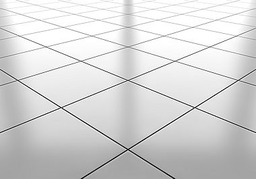
#> input picture floor.bmp, 256 x 179 px, shrunk from 380 x 265 before the run, found by its file name
$ jupyter execute ImageProcessing.ipynb
#> lines starting #> are read from the running program, lines starting #| are printed output that depends on the picture; after the words box and inside, x2 and y2 are one past the last pixel; in counts of white or black regions, pixels touching at a corner belong together
# Программная обработка изображений

## Зависимости

Для работы нам потребуются несколько библиотек

Для установки [Python](https://www.python.org/downloads/) перейдите по ссылке.

Далее для установки всех пакетов, выполните:

```pip install jupyter jupyterlab ipycanvas ipywidgets numpy pillow matplotlib```

Для включения канваса в блокнотах, последовательно выполните:

```sudo jupyter labextension install ipycanvas```

## Сама программа

Сначала подключим нужные библиотеки:

[cell 1]
import typing # Статическая типизация
import IPython.display # Вывод изображений сюда

import numpy as np # Обработка массивов
from PIL import Image # Загрузка изображений с диска, преобразование массива в картинку
import math # Простые математические операторы

## Подготовка ресурсов

Сейчас нам нужно считать картинку с диска и записать ее в виде двумерного массива, для последующей обработки. Для этого мы воспользуемся библиотеками ```Pillow``` и ```numpy```, которые подключили ранее

[cell 2]
image = Image.open("floor.bmp") # Считываем картинку в переменную
#> image is the input picture: PIL image 256x179 RGB; min 0, max 255, mean 212.8

data: np.ndarray = np.array(image) # Преобразовываем картинку в двумерный массив с тройками чисел, обозначающими цвета

Создадим функцию, которая будет выводить массив как картинку сюда. Это нужно для сокращения количества кода. Также сразу ее запустим, чтобы убедиться, что она работает.

[cell 3]
def display_image(array: np.ndarray, format="png"):
    """Показать картинку"""
    IPython.display.display(Image.fromarray(array.astype(np.uint8)))

display_image(data) # Выводим картинку:

## Преобразование в черно-белое
### Теория цветов

Для представления картнки на компьютере используються ***светодиоды 3 цветов: красного, зеленого и синего***.

> Пиксел - совокупность светодиодов трех цветов

С помощью зажигания светодиодов монитора соответствующих цветов с различной интенсивностью можно выразить множество цветов. В нашем конкретном случае *диапазон цветов будет от 0 до 255*, а значит, у нас будет *примерно 16 миллионов цветов*.

Компьютеру будет очень сложно обсчитывать такой объем данных, потому мы превратим нашу картинку в черно-белую.

Представим, что $R$ - количество красного цвета пикселя, $G$ - количество зеленого цвета пикселя, $B$ - количество синего цвета пикселя.
Тогда яркость пикселя в черно-белом диапазоне будет равна $W$, которую можно найти по формуле:

(1) $W = \frac{R + G + B}{3}$
или
(2) $W = c_1 * R + c_2 * G + c_3 * B$, где $c_1, c_2, c_3$ - некоторые коэфиценты

### Практика

Реализуем функцию, которая будет обрабатывать все пиксели массива ```array``` используя функцию ```func```.

[cell 4]
def apply_to(array: np.ndarray, func) -> np.ndarray:
    """Применить функцию ко всем элементам массива"""
    vect_func = np.vectorize(func)
    return vect_func(array)

def apply_to_array(array: np.ndarray, func, dimension=-1) -> np.ndarray:
    """Применить функцию с массиву с ```dimension``` измерений"""
#> called with dimension = -1
    return np.apply_along_axis(func, dimension, array)
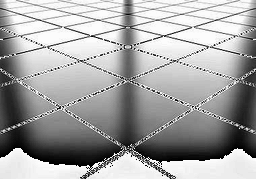
#> returned value: shape (179, 256) int64; min 0, max 85, mean 54.4; drawn with min black and max white

def display_wb_image(array: np.ndarray) -> np.ndarray:
    """Отобразить двумерный массив чисел как картинку"""
    new_image = apply_to_array(array, lambda x: np.array(list(map(lambda y: [y] * 3, x))))
    display_image(new_image)
#> call 2 of display_image, with format = 'png'
#> in display_image (call 2), `IPython.display.display(Image.fromarray(array.astype(np.uint8)))`:
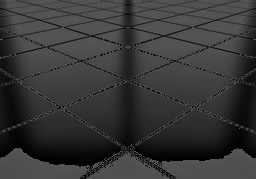
#> shown: PIL image 256x179 RGB; min 0, max 85, mean 54.4

Я написал 2 варианта функции, одна оптимизирована и мы ее будем использовать, как только преобразуем данные из RGB в черно - белые.

Теперь преобразуем все пиксели в черно-белые.

### Протестируем оба способа
#### Первый способ

[cell 5]
wb_1: np.ndarray = apply_to_array(data, lambda x: int((x[0] + x[1] + x[2]) / 3))
"""Черно-белое изображение, полученное средним значением цветов из каналов"""

# Выводим изображение
display_wb_image(wb_1)

#### Второй способ

- Коэфициенты: $c_1 = 0,2126$, $c_2 = 0.7152$, $c_3 = 0.0722$

[cell 6]
c1_1 = 0.2126
c2_1 = 0.7152
c3_1 = 0.0722

wb_2_1: np.ndarray = apply_to_array(data, lambda x: int(c1_1 * x[0] + c2_1 * x[1] + c3_1 * x[2]))
"""Ч/Б изображение, полученное с помощью умножения каналов на константы ```cn_1```"""

# Выводим изображение
display_wb_image(wb_2_1)

- Коэфициенты: $c_1 = 0,299$, $c_2 = 0,587$, $c_3 = 0,114$

[cell 7]
c1_2 = 0.299
c2_2 = 0.587
c3_2 = 0.114

wb_2_2: np.ndarray = apply_to_array(data, lambda x: int(c1_2 * x[0] + c2_2 * x[1] + c3_2 * x[2]))
"""Ч/Б изображение, полученное с помощью умножения каналов на константы ```cn_2```"""

# Выводим картинку
display_wb_image(wb_2_2)

Как можно заметить, хоть вторая формула получения черно-белого изображения *сложнее*, но результат получается *лучше*.

Мне нравится первая картинка второго пункта, ее и будем использовать дальше

[cell 8]
data_wb: np.ndarray = wb_2_1
"""Итоговая картинка черно-белого изображения"""

## Очистка от щумов

### Теория фильтров

Для того, чтобы на картинке отсутствовали артефакты и шумы, нужно эту картинку отфильтровать.

> Фильтр (от лат. filtrum — «войлок») — устройства, созданные для отделения чего-то от чего-то. Механизмы выделяющие (или удаляющие) из исходного объекта некоторую часть с заданными свойствами.

Мы будем фильтровать шумы следующим способом:

1. Обозначим пиксель в позиции $x, y$, как $I_{xy}$
2. Для всех окружающих его пикскелей в радиусе $R$ считаем:
    - Сумму: ($S$) прилежащих пикселей в квадрате состороной $R$, а затем:
    - *Либо* среднее значение $\frac{S}{R^2}$
    - *Либо* медианное значение $n$, при котором выполено условие $|\{x < n | x \in S\}| = |\{x > n | x \in S\}|$
3. На место этого пикселя ставим полученное значение

### Приминение теории

Реализуем функцию, которая будет брать матрицу нужного нам размера $R$ из катринки

[cell 9]
def get_subdata(data: np.ndarray, x: int, y: int, R: int) -> np.ndarray:
    """Взятие квадрата с данными по координатам ```x, y``` со стороной ```R```"""

    # "Радиус" квадрата
    half_R = R // 2

    # Срез по +-радиус квадрата <=> квадрат со стороной R
    return data[(x - half_R):(x + half_R + 1), (y - half_R):(y + half_R + 1)]

#### Фильтрование по среднему

Напишем функцию, которая будет фильтровать массив ```data``` по нашей формуле при $R$ = ```R```

[cell 10]
def filter_data(data: np.ndarray, R: int, func) -> np.ndarray:
    """Линейно фильтруем данные ```data```, \
    размер промежуточной матрицы - ```R```, \
    с помощью пользовательской функции ```func```"""
#> called with R = 10

    R = R - R % 2 + 1 # Теперь у нас R будет строго нечетным (середина + 2 половинки)
    half_R = R // 2 # Половинка

    # Заполняем края нулями
    data_0 = np.pad(data, pad_width=half_R, mode="constant", constant_values=0)
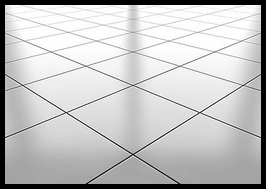
#> data_0: shape (189, 266) int64; min 0, max 254, mean 193.7

    # Применяем функцию -> Преобразуем в список -> Преобразуем в np.ndarray
    filtered_array: np.ndarray = np.array(list(map( # Преобразования типов
        lambda info: # Функция, обрабатывающая данный
            int(func(get_subdata(data_0, # Приминяем пользовательскую функцию к данным
                    info[0][0] + half_R, # X
                    info[0][1] + half_R, R))), # Y, R
        np.ndenumerate( # Составляем массив индекс-значение
            data_0
                [half_R:-half_R,
                half_R:-half_R]))))

    # Получаем размеры изображения
    size = data.shape[0], data.shape[1]
#> size = (179, 256)

     # Преобразуем изображение в известный нам размер
    filtered_data = np.reshape(filtered_array, size)

    return filtered_data

[cell 11]
filter_mean = filter_data(data_wb, 10, lambda x: x.mean())
"""Изображение, фильтрованное от шумов по среднему"""

# Отображаем картинку
display_wb_image(filter_mean)

#### Фильтрование по медиане

[cell 12]
filter_median: np.ndarray = filter_data(data_wb, 8, lambda x: np.median(x))
"""Изображение, фильтрованное от шумов по медиане"""

# Выводим изображение
display_wb_image(filter_median)

### Вывод

Можно заметить, что при исользовании среднего значения качество ухучшается гораздо быстрее, а потому мы будем использовать медианный фильтр со значением $R = 3$

[cell 13]
data_fitered: np.ndarray = filter_data(data_wb, 3, lambda x: np.median(x))
#> call 3 of filter_data, with R = 3
#> in filter_data (call 3), `data_0 = np.pad(data, pad_width=half_R, mode="constant", constant_valu..`:
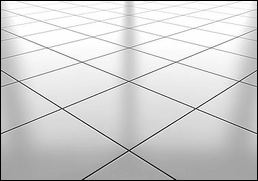
#> data_0: shape (181, 258) int64; min 0, max 254, mean 208.5
#> in filter_data (call 3), `filtered_data = np.reshape(filtered_array, size)`:
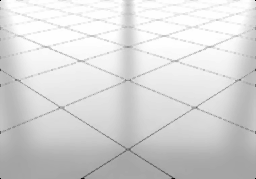
#> filtered_data: shape (179, 256) int64; min 0, max 254, mean 214.4
"""Итоговое фильтрованное изображение"""

## Преобразование в 0 и 1

### Теория нормирования

Нам нужно преобразовать картинки их *8-битного* двоичного числа (значения - $\{0, 1, \dots, 2^8 - 1\} = \{0, 1, \dots, 255\}$) в *1-битное* (значения - $\{0,\dots, 2^1 - 1\} = \{0, 1\}$).

Если бы у нас хранились *не целые числа, а дробные*, по надо бы было просто разделить значения всех пикселей на максимальное значение (255 в нашем случае), но **мы используем целые числа, а потому нам нужно выполнить другое преобразование**.

Для такого преобразования нужно выбрать число $c$ (некое среднее значение) и выполнить такую функцию:

$f(x) = 0, x <= c$

То есть, если значение пикселя ***меньше или равно*** $c$, то ставить 0

и

$f(x) = 1, x > c$

Если значение пикселя ***больше*** $c$, то ставить 1

#### Выбор среднего значения

Только как нам выбрать $c$, чтобы все выглядело нормально? Для этого есть два способа:

1. Выбрать медианное значение
2. Выбрать среднее значение

Мы попробуем оба способа.

Выбрать среднее значение можно 2 способами:

1. (быстрый) Просто предположить, что среднее всех пикселей примерно *равно среднему из максимального возможного значения и минимального возможного значения*
2. Считать *среднее по всем значениям пикселей*

Для выбора *медианного значения* существует только *1 способ*.

### Приминение теории

Создадим функцию-аналог нашей фунции $f$, но она будет работать по всем числам, представляющим значения сразу.

[cell 14]
def normalize(data: np.ndarray, c: int) -> np.ndarray:
    """Преобразование черно-белого изображения из 8битового в 1битное"""

    # Функция сверения с порогом ```с```
    f = lambda x: 0 if x <= c else 1

    # Попиесельное применение к ```data```
    return apply_to(data.astype(np.uint0), f)
#> in apply_to, `return vect_func(array)`:
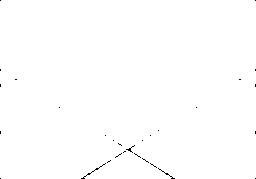
#> returned value: shape (179, 256) int64; values 0 (black) and 1 (white), 99.7% white; black in thin lines or dots

Напишем также функцию, которая будет выводить картинку в новом, однобитном формате на экран

[cell 15]
def display_u1_data(data: np.ndarray):
    """Орображение 1битового изображения"""
    display_wb_image(data * 255) # 0 * 255 -> 0; 1 * 255 -> 255
#> in apply_to_array (call 9), `return np.apply_along_axis(func, dimension, array)`: returned value: shape (179, 256, 3) int64; 99.7% white; black in thin lines or dots
#> in display_wb_image (call 6), `new_image = apply_to_array(array, lambda x: np.array(list(map(lambda y..`: array: shape (179, 256) int64; 99.7% white; black in thin lines or dots

#### Среднее значение

[cell 16]
norm_1 = normalize(data_fitered, 128) # 128 = 0 + 256 / 2
"""1битное изображение, по среднему"""

# Отображаем результат
display_u1_data(norm_1)

#### Медианное значение

[cell 17]
norm_2 = normalize(data_fitered, np.median(data_fitered))
#> in apply_to (call 2), `return vect_func(array)`:
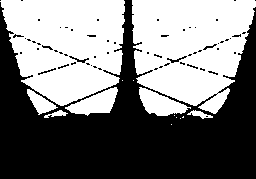
#> returned value: shape (179, 256) int64; values 0 (black) and 1 (white), 49.2% white; 14 white regions (7 under 20 px), largest, box (x1, y1, x2, y2) and area: (132, 0, 256, 114) 10396, (0, 0, 125, 106) 10024, (139, 87, 191, 116) 800
"""1битное изображение, полученное по медиане"""

# Выводим картинку
display_u1_data(norm_2)
#> call 4 of filter_data, with R = 3
#> in filter_data (call 4), `data_0 = np.pad(data, pad_width=half_R, mode="constant", constant_valu..`:
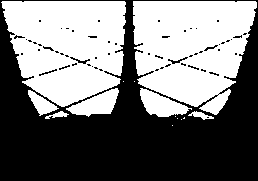
#> data_0: shape (181, 258) int64; values 0 (black) and 1 (white), 48.3% white; 14 white regions (7 under 20 px), largest, box (x1, y1, x2, y2) and area: (133, 1, 257, 115) 10396, (1, 1, 126, 107) 10024, (140, 88, 192, 117) 800

### Вывод

Нормирование по медиане оставляет лучший результат, чем среднее, так что будем использовать его

[cell 18]
data_normed: np.ndarray = norm_2
"""Итоговое изображение после нормализации"""

## Выделение границ

### Теория. Фильтр Собеля

> Оператор Собеля — дискретный дифференциальный оператор, вычисляющий приближённое значение градиента яркости изображения.

Вот способ его работы:

Исходные данные:

изображение $A^{N⋅M}$
Вычисляемые данные:

матрица аппроксимации модуля градиента $G^{N⋅M}$
матрица аппроксимации направления градиента $Θ^{N⋅M}$
Это матрицы такого же размера, как исходное изображение, так как параметры градиента вычисляются для каждого пикселя изображения.

Промежуточные горизонтальные и вертикальные производные вычисляются с помощью следующих двумерных сверток:

$F =
\begin{bmatrix}
1 & 2 & 1 \\
0 & 0 & 0 \\
-1 & -2 & -1
\end{bmatrix}$

$G_x=F∗A, G_y=F^T∗A$

Аппроксимации для модуля и направления градиента можно получить, скомбинировав эти производные:

$G=G_x^2+G_y^2$

$Θ=\arctan{\frac{G_y}{G_x}}$

### Применение теории

[cell 19]
sobel_matrix: np.ndarray = np.array([
    [1,   2,  1],
    [0,   0,  0],
    [-1, -2, -1]])
"""Матрица со специальными значениями для фильтра"""

sobel_matrix_T: np.ndarray = sobel_matrix.transpose()
"""Транспонированая матрица фильтра Собеля"""

def sobel_filter(data: np.ndarray) -> int:
    """Фильтруем фрагмент (```data```) с помощьб фильтра собеля"""

    Gx: int = np.sum(data * sobel_matrix) # Изменение по X
#> Gx = -3
    Gy: int = np.sum(data * sobel_matrix_T) # Изменение по Y
#> Gy = -3

    return int(math.hypot(Gx, Gy)) # По теореме пифагора находим результат

data_sobel: np.ndarray = filter_data(data_normed, 3, sobel_filter)
#> in filter_data (call 4), `filtered_data = np.reshape(filtered_array, size)`:
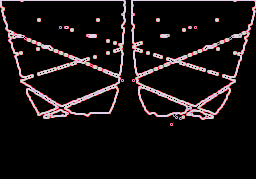
#> filtered_data: shape (179, 256) int64; 5 distinct labels, from 0 to 4; one colour per label, 0 black

data_sobel_norm: np.ndarray = (data_sobel / np.max(data_sobel)).astype(np.uint0)
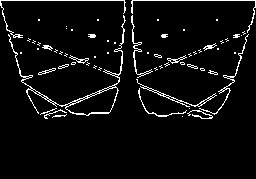
#> data_sobel_norm: shape (179, 256) uint64; values 0 (black) and 1 (white), 5.1% white in thin lines or dots, all inside (x1, y1, x2, y2) = (0, 0, 256, 119)

[cell 20]
data_sobel_norm

[cell 21]
display_u1_data(data_sobel_norm)
